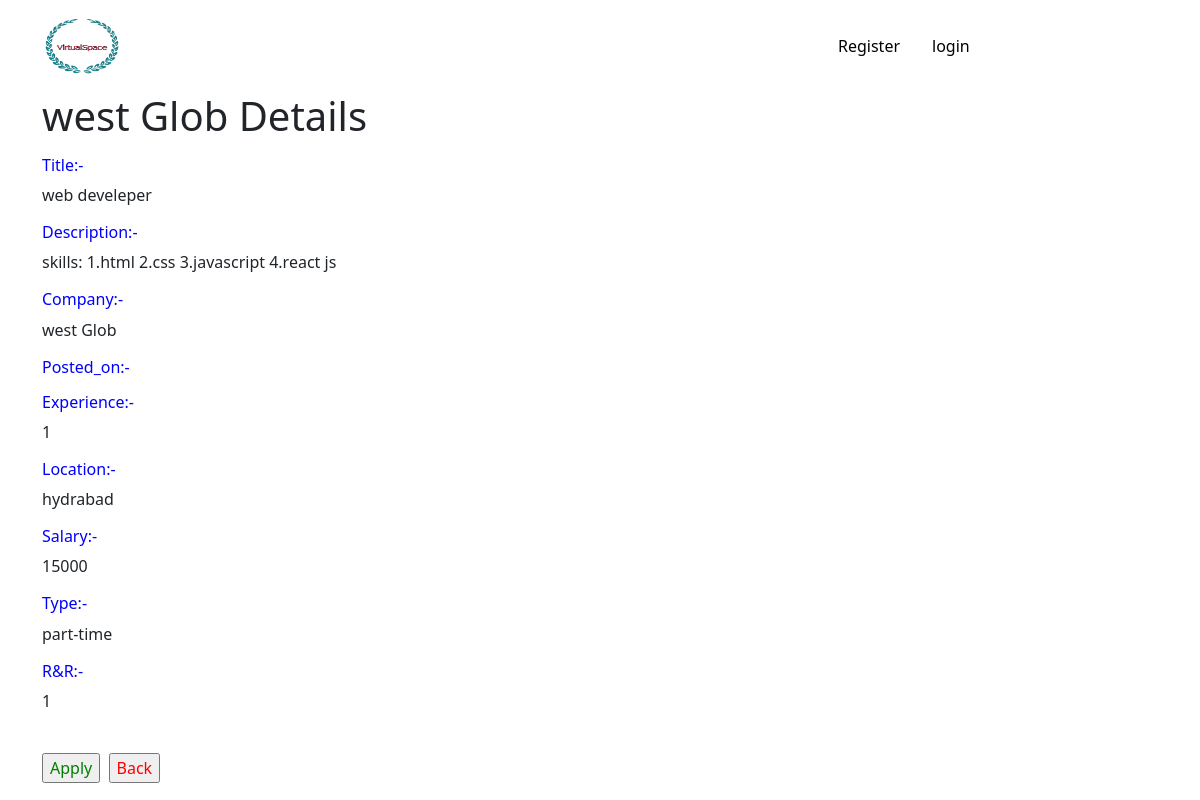
The app's page /job/1/ with its own data.
### jobpost/models.py (models this page shows, shortened)
class job_posts(models.Model):
    title=models.CharField(max_length=200)
    description=models.TextField()
    company=models.CharField(max_length=200)
    poated_on=models.DateTimeField(auto_now_add=True)
    location=models.CharField(max_length=200)
    salary=models.IntegerField()
    type=models.CharField(max_length=200)
    experience=models.IntegerField()
    roles_and_responsibilities=models.TextField()

### jobpost/views.py (the view)
# urls.py: path('<int:pk>/',views.Jobdetails.as_view(),name='details'),
class Jobdetails(DetailView):
    context_object_name='details'
    model=job_posts

### jobpost/templates/jobpost/job_posts_detail.html
{% extends 'base.html' %}
{% block content %}
<div class="container">
    <div class="jumbotron">
        <h1>{{ details.company }} Details</h1>
        <p><h1 style="font-size: medium;color: blue;">Title:-</h1>{{ details.title }}</p>
        <p><h1 style="font-size: medium;color: blue;">Description:-</h1>{{ details.description }}</p>
        <p><h1 style="font-size: medium;color: blue;">Company:-</h1>{{ details.company }}</p>
        <p><h1 style="font-size: medium;color: blue;">Posted_on:-</h1>{{ deatails.posted_on }}</p>
        <p><h1 style="font-size: medium;color: blue;">Experience:-</h1>{{ details.experience }}</p>
        <p><h1 style="font-size: medium;color: blue;">Location:-</h1>{{ details.location }}</p>
        <p><h1 style="font-size: medium;color: blue;">Salary:-</h1>{{ details.salary }}</p>
        <p><h1 style="font-size: medium;color: blue;">Type:-</h1>{{ details.type }}</p>
        <p><h1 style="font-size: medium;color: blue;">R&R:-</h1>{{ details.roles_and_responsibilities }}</p><br>
        <a href="{% url 'submit' %}"><input type="button" value="Apply" style="color: green;"></a>&nbsp;
        <a href="{% url 'jobpost' %}"><input type="button" value="Back" style="color: red;"></a>
    </div>
</div>
{% endblock %}

### records on screen
job_posts: company "west Glob", title "web develeper", description "skills: 1.html 2.css 3.javascript 4.react js", experience "1", location "hydrabad", salary "15000", type "part-time", roles_and_responsibilities "1"
